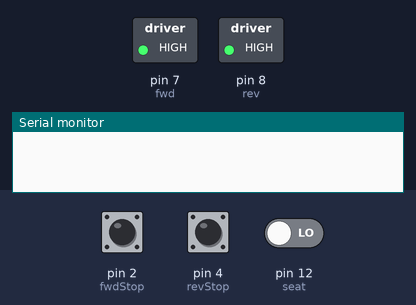
This sketch was run on a simulated Arduino Uno, built with avr-gcc and run on an emulated ATmega328P. Shown: switched loads named in the sketch (green lamp = pin HIGH), the last lines printed to the serial monitor. Inputs (shaded band) come from the test bench; at power-on: pin 2 (fwdStop) HIGH, pin 4 (revStop) HIGH, pin 12 (seat) LOW.

Above: at 1.2 s.
1.3 s: pin 2 (fwdStop) pulled LOW for 0.15 s
At 1.8 s:
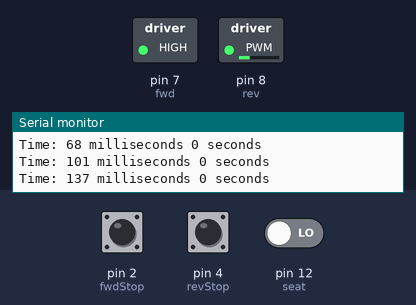
3.0 s: pin 4 (revStop) pulled LOW for 0.15 s
At 3.9 s:
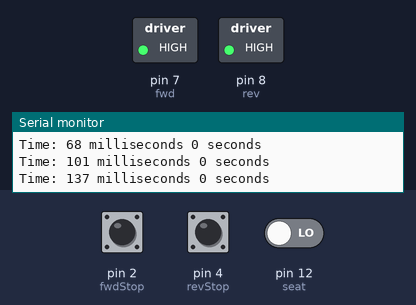
4.6 s: pin 2 (fwdStop) pulled LOW for 1 s
At 6.7 s:
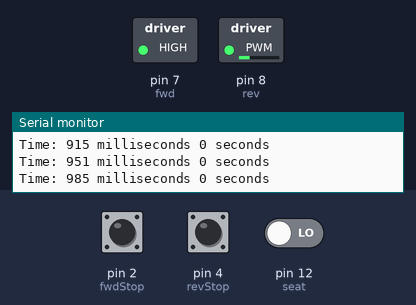
7.1 s: pin 12 (seat) driven HIGH
At 8.3 s:
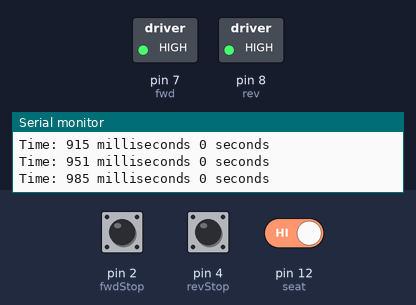
8.6 s: pin 4 (revStop) pulled LOW for 1 s
At 10.5 s:
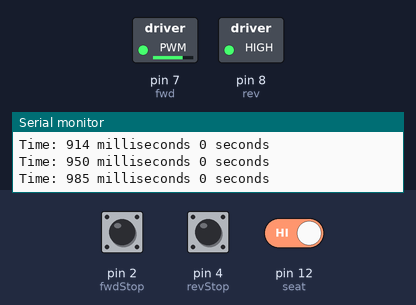
11.1 s: pin 2 (fwdStop) pulled LOW for 0.15 s
At 12.3 s:
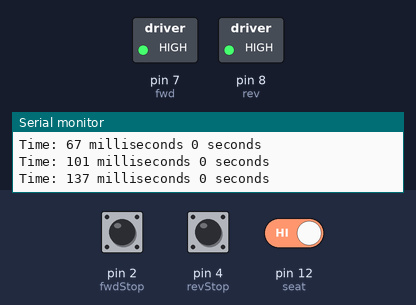
Timing chart, 0 to 13.7 s (numbered marks = the images above; inputs shaded):
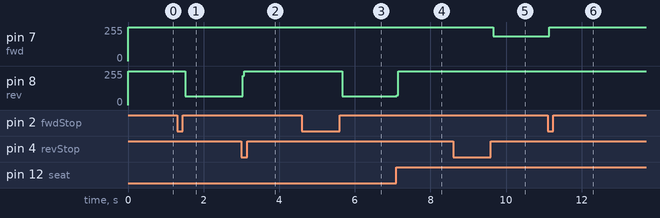

Measured:
- after the input at 1.3 s, pin 8 (rev): 255/255 → 67/255 after 0.21 s
- after the input at 3.0 s, pin 8 (rev): 67/255 → 255/255 at once
- after the input at 4.6 s, pin 8 (rev): 255/255 → 67/255 after 1.1 s
- after the input at 7.1 s, pin 8 (rev): 67/255 → 255/255 at once
- after the input at 8.6 s, pin 7 (fwd): 255/255 → 187/255 after 1.1 s
- after the input at 11.1 s, pin 7 (fwd): 187/255 → 255/255 at once

The sketch:

hiatusChair.ino
```cpp
/*
PROJECT: Hiatus
DESIGNERS: Aaron Calzado, Kelly Graham
CLASS: ART 387 Physical Interaction Design Sping 2012
ADVISOR: Dominic Muren
LAST UPDATED: March 4, 2014
*/

/* =============================================== */

//Define the sensors
const int seat = 12;
const int fwdStop = 2;
const int revStop = 4;

//Define the motors
const int fwd = 7;
const int rev = 8;


//Define the stages in the process
int seatButton = 0;
int stopButton = 0;
int finishButton = 0;


//This activates the moter and keeps it on
boolean movingBackwards = false;
boolean movingForwards = false;

//seatButton "holding" stuff
int seatFirstTime = 1;
unsigned long seatStartTime;
unsigned long seatPressTime;


//stopButton "holding" stuff
int stopFirstTime = 1;
unsigned long stopStartTime;
unsigned long stopPressTime;

/* =============================================== */

void setup() {
  //Set pin modes
  pinMode(seat, INPUT);
  pinMode(fwdStop, INPUT);
  pinMode(revStop, INPUT);
  pinMode(fwd, OUTPUT);
  pinMode(rev, OUTPUT);
  Serial.begin(9600);
}

/* =============================================== */

void loop() {
  seatButton = digitalRead(seat);
  stopButton = digitalRead(fwdStop);
  finishButton = digitalRead(revStop);

/*
stopButton and finishButton: LOW == IN and HIGH == OUT
seatButton: HIGH == IN and LOW == OUT
*/

//Start and waiting process
if (movingForwards) {
motorOnFwd();
} else {
motorOff();
}

//seatButton IN, finishButton IN
if (seatButton == HIGH && finishButton == LOW) {
if (seatFirstTime == 1) {
seatStartTime = millis();
seatFirstTime = 0;
}
seatPressTime = millis() - seatStartTime;
if (seatPressTime >= 1) {
}
seatPressTime = millis() - seatStartTime;
if(seatPressTime >= 1){
Serial.print("Time: ");
Serial.print(seatPressTime);
Serial.print(" milliseconds ");
Serial.print(int(seatPressTime/1000));
Serial.println(" seconds");
}
if (seatPressTime > 10000) {
movingForwards = true;
}
} else if (seatFirstTime == 0) {
seatFirstTime = 1;
movingForwards = true;
}

//Forward and stop process
//Wait and reverse process
if (movingBackwards){
motorOnRev();
} else {
motorOff();
}
//stopButton IN
if (seatButton == LOW && stopButton == LOW && finishButton == HIGH || stopButton == LOW) {
if (stopFirstTime == 1) {
stopStartTime = millis();
stopFirstTime = 0;
}
stopPressTime = millis() - stopStartTime;
if (stopPressTime >= 1) {
}
stopPressTime = millis() - stopStartTime;
if(stopPressTime >= 1){
Serial.print("Time: ");
Serial.print(stopPressTime);
Serial.print(" milliseconds ");
Serial.print(int(stopPressTime/1000));
Serial.println(" seconds");
}
if (stopPressTime > 10000) {
movingBackwards = true;
}
} else if (stopFirstTime == 0) {
stopFirstTime = 1;
movingBackwards = true;
}
/* IMPORTANT! DO NOT DELETE THIS SECTION
seatButton and finishButton act as killswitches so
the motor and battery does not commit suicide */
if (seatButton == HIGH && movingBackwards == true || finishButton == LOW) {
movingBackwards = false;
}
if (stopButton == LOW) {
movingForwards = false;
}
/* End of important section */
}

/* =============================================== */

void motorOff() {
  digitalWrite(fwd, HIGH);
  digitalWrite(rev, HIGH);
}
void motorOnFwd() {
  digitalWrite(fwd, LOW);
  digitalWrite(rev, HIGH);
}
void motorOnRev() {
  digitalWrite(fwd, HIGH);
  digitalWrite(rev, LOW);
}

/*
Mahalo: Dae, John, Sara Jo, Tom C.
Code referenced from: Jeremy1998 via
http://www.arduino.cc/cgi-bin/yabb2/YaBB.pl?num=1280511595/all
*/
```
